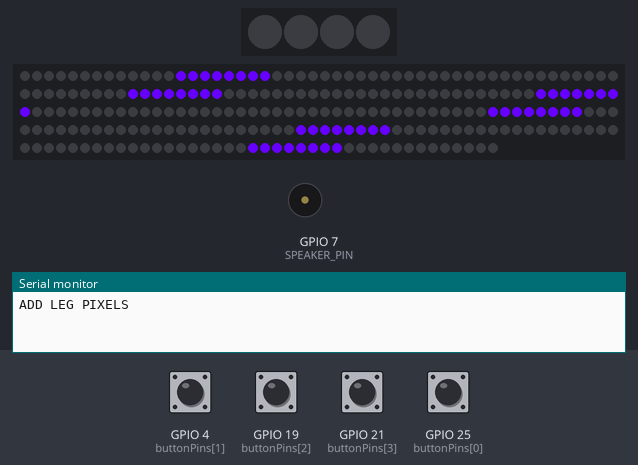
The sketch below on a simulated ESP32-S3. On the bench: 4 RGB LEDs in strip order, left to right, 240 RGB LEDs in strip order, left to right, continuing on the next row, buzzer (waves = sounding), the last lines printed to the serial monitor. The inputs (shaded band) are chosen by the test bench; at power-on: GPIO 4 (buttonPins[1]), GPIO 19 (buttonPins[2]), GPIO 21 (buttonPins[3]), GPIO 25 (buttonPins[0]) HIGH. Random numbers use the default seed unless the sketch sets one.

Above: at 1.29 s.
1.3 s: GPIO 4 (buttonPins[1]) pulled LOW for 0.15 s
At 1.47 s:
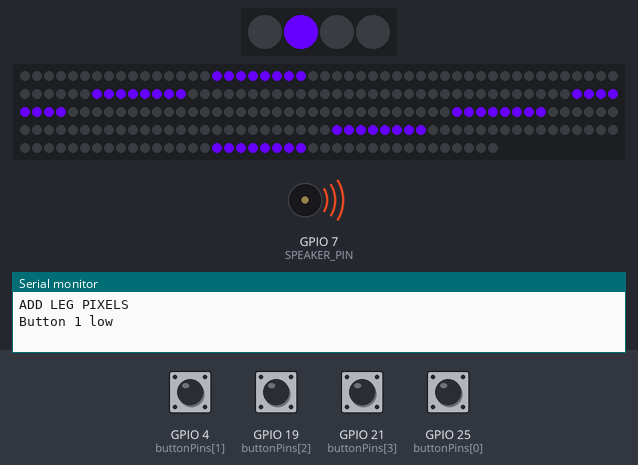
5.0 s: GPIO 19 (buttonPins[2]) pulled LOW for 0.15 s
At 5.21 s:
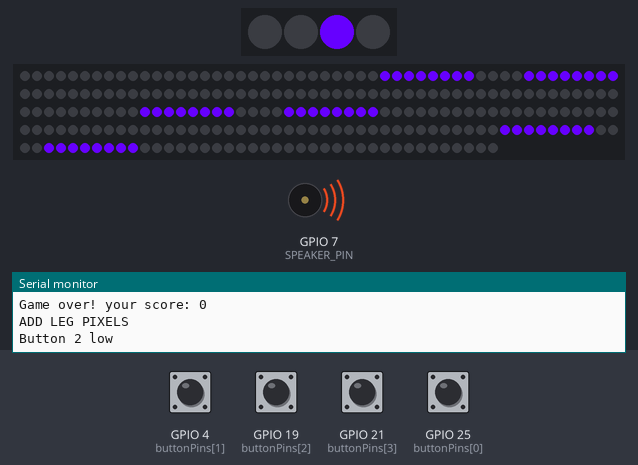
8.7 s: GPIO 21 (buttonPins[3]) pulled LOW for 1 s
At 9.09 s:
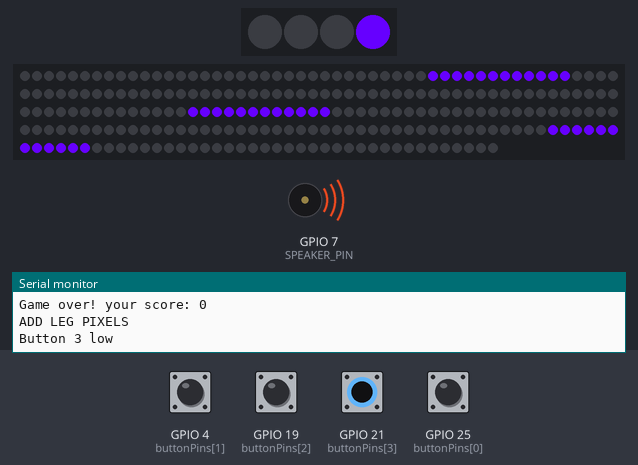
Timing chart, 0 to 14.1 s (numbered marks = the images above; inputs shaded):
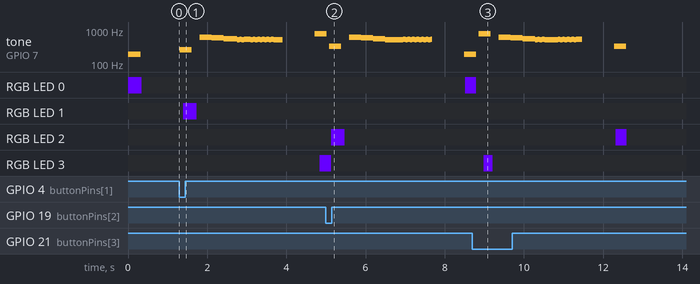

Measured:
- after the input at 1.3 s, tone on GPIO 7 (SPEAKER_PIN): plays 262 Hz for 0.31 s, 622 Hz for 0.30 s, 587 Hz for 0.30 s, 554 Hz for 0.35 s, 522 Hz for 0.06 s, 532 Hz for 0.06 s … (23 notes in this stretch), starting at once

The sketch:

simon.ino
```cpp
// Simon game code downloaded from https://goodarduinocode.com/projects/simon

#include "pitches.h"
#include <FastLED.h>

#define LED_PIN                   27   // ESP32 pin for the Simon game LEDs
#define NUM_LEDS                  4    // Number of Simon game LEDs
#define SPEAKER_PIN               7    // ESP32 pin for the Simon speaker

#define LED_PIN_LEG               33   // ESP32 pin for the input station leg LED strips
#define LED_COUNT_LEG             40   // Number of LEDs per 1 leg
#define NUM_LEG_COLUMNS           6    // Number of continuous LED columns wrapped around the leg
#define PIXELS_PER_INPUT          8    // Number of LED pixels that are emitted by one "input" down the leg
#define LED_ANIMATION_SPEED_LEG   50   // millisecond delay between leg pixel animation steps. Smaller number = faster animation

#define LED_ANIMATION_INTERVAL_MIN  2000  // millisecond minimum delay between random "inputs" down the leg
#define LED_ANIMATION_INTERVAL_MAX  5000  // millisecond maximum delay between random "inputs" down the leg

#define MAX_GAME_LENGTH           100    // Max number of turns in a Simon game


CRGB leds[NUM_LEDS];           // array of Simon game LEDs
uint32_t Purple = 0x6600ff;    // Purple color, used for both Simon and leg LEDs
uint32_t Black = 0x000000;     // Off color

// leg LED animation
CRGB legLeds[LED_COUNT_LEG * NUM_LEG_COLUMNS];
uint32_t pixels[LED_COUNT_LEG];

unsigned long interval, timeout;
unsigned long lastTick;
int queue = 0;

/* Constants - define ESP32 pin numbers for LEDs,
   buttons and speaker, and also the game tones: */
const int buttonPins[] = {25,4,19,21};
const int gameTones[] = { NOTE_G3, NOTE_C4, NOTE_E4, NOTE_G5};

/* Global variables - store the game state */
byte gameSequence[MAX_GAME_LENGTH] = {0};
byte gameIndex = 0;

// by default, tasks run on Core 1
// make 1 other task that will run on Core 2 for the leg LEDs
TaskHandle_t TaskLeds;

/**
   Set up the Arduino board and initialize Serial communication
*/
void setup() {
  Serial.begin(9600);
  FastLED.addLeds<WS2812, LED_PIN, GRB>(leds, NUM_LEDS);
  FastLED.addLeds<WS2812, LED_PIN_LEG, GRB>(legLeds, LED_COUNT_LEG * NUM_LEG_COLUMNS);
  FastLED.setBrightness(255);

  for ( byte i = 0; i < 4; i++) {
    pinMode(buttonPins[i], INPUT_PULLUP);
  }
  pinMode(SPEAKER_PIN, OUTPUT);
  // The following line primes the random number generator.
  // It assumes pin A0 is floating (disconnected):
  randomSeed(analogRead(26));

  xTaskCreatePinnedToCore(
      updateLegLeds,    /* Function to implement the task */
      "TaskLeds",       /* Name of the task */
      10000,            /* Stack size in words */
      NULL,             /* Task input parameter */
      0,                /* Priority of the task */
      &TaskLeds,        /* Task handle. */
      0);               /* Core where the task should run */
}

/**
   Lights the given LED and plays a suitable tone
*/
void lightLedAndPlayTone(byte ledIndex) {
  leds[ledIndex] = Purple;
  FastLED.show();
  tone(SPEAKER_PIN, gameTones[ledIndex]);
  delay(300);
  leds[ledIndex] = Black;
  FastLED.show();
  noTone(SPEAKER_PIN);
}

/**
   Plays the current sequence of notes that the user has to repeat
*/
void playSequence() {
  for (int i = 0; i < gameIndex; i++) {
    byte currentLed = gameSequence[i];
    lightLedAndPlayTone(currentLed);
    delay(50);
  }
}

/**
    Waits until the user pressed one of the buttons,
    and returns the index of that button
*/
byte readButtons() {
  while (true) {
    for (byte i = 0; i < 4; i++) {
      byte buttonPin = buttonPins[i];
      if (digitalRead(buttonPin) == LOW) {
        Serial.print("Button ");
        Serial.print(i);
        Serial.println(" low");
        return i;
      }
    }
    delay(1);
  }
}

/**
  Play the game over sequence, and report the game score
*/
void gameOver() {
  Serial.print("Game over! your score: ");
  Serial.println(gameIndex - 1);
  gameIndex = 0;
  delay(200);

  // Play a Wah-Wah-Wah-Wah sound
  tone(SPEAKER_PIN, NOTE_DS5);
  delay(300);
  tone(SPEAKER_PIN, NOTE_D5);
  delay(300);
  tone(SPEAKER_PIN, NOTE_CS5);
  delay(300);
  for (byte i = 0; i < 10; i++) {
    for (int pitch = -10; pitch <= 10; pitch++) {
      tone(SPEAKER_PIN, NOTE_C5 + pitch);
      delay(5);
    }
  }
  noTone(SPEAKER_PIN);
  delay(500);
}

/**
   Get the user's input and compare it with the expected sequence.
*/
bool checkUserSequence() {
  for (int i = 0; i < gameIndex; i++) {
    byte expectedButton = gameSequence[i];
    byte actualButton = readButtons();
    lightLedAndPlayTone(actualButton);
    if (expectedButton != actualButton) {
      return false;
    }
  }

  return true;
}

/**
   Plays a hooray sound whenever the user finishes a level
*/
void playLevelUpSound() {
  tone(SPEAKER_PIN, NOTE_E4);
  delay(150);
  tone(SPEAKER_PIN, NOTE_G4);
  delay(150);
  tone(SPEAKER_PIN, NOTE_E5);
  delay(150);
  tone(SPEAKER_PIN, NOTE_C5);
  delay(150);
  tone(SPEAKER_PIN, NOTE_D5);
  delay(150);
  tone(SPEAKER_PIN, NOTE_G5);
  delay(150);
  noTone(SPEAKER_PIN);
}

/**
   The main game loop
*/
void loop() {
  // Add a random color to the end of the sequence
  gameSequence[gameIndex] = random(0, 4);
  gameIndex++;
  if (gameIndex >= MAX_GAME_LENGTH) {
    gameIndex = MAX_GAME_LENGTH - 1;
  }
  playSequence();
  if (!checkUserSequence()) {
    gameOver();
  }

  delay(300);

  if (gameIndex > 0) {
    playLevelUpSound();
    delay(300);
  }
}

void updateLegLeds(void* pvParameters) {
  while(true) {
    if (millis() >= timeout) {
      Serial.println("ADD LEG PIXELS");
      queue += PIXELS_PER_INPUT;
      scheduleInputLeg();
    }

    delay(LED_ANIMATION_SPEED_LEG); // controls speed of animation

    if (queue > 0) {
      queue--;
      unshift(pixels, LED_COUNT_LEG, Purple); // push purple pixel
    } else {
      unshift(pixels, LED_COUNT_LEG, Black); // push dark pixel
    }

    for(int i = 0; i < NUM_LEG_COLUMNS; i++) {
      for(int j = 0; j < LED_COUNT_LEG; j++) {
        uint32_t newColor;
        if (i % 2 == 0) { // strips numbered top to bottom
          newColor = pixels[j];
        } else { // strips numbered bottom to top
          newColor = pixels[LED_COUNT_LEG - j - 1];
        }
        legLeds[i * LED_COUNT_LEG + j] = CRGB(newColor);
      }
    }

    FastLED.show();
  }
}

void scheduleInputLeg() {
  interval = random(LED_ANIMATION_INTERVAL_MIN, LED_ANIMATION_INTERVAL_MAX);
  timeout = millis() + interval;
}

void unshift(uint32_t arr[], int size, uint32_t newValue) {
  for (int j = size - 1; j > 0; j--) {
      arr[j] = arr[j - 1];
  }
  arr[0] = newValue;
}
```

pitches.h
```cpp
// Project downloaded from https://goodarduinocode.com/projects/simon

/**************************************************
   This file defines constants with the frequency
   of different musical notes.
 *************************************************/

#define NOTE_B0  31
#define NOTE_C1  33
#define NOTE_CS1 35
#define NOTE_D1  37
#define NOTE_DS1 39
#define NOTE_E1  41
#define NOTE_F1  44
#define NOTE_FS1 46
#define NOTE_G1  49
#define NOTE_GS1 52
#define NOTE_A1  55
#define NOTE_AS1 58
#define NOTE_B1  62
#define NOTE_C2  65
#define NOTE_CS2 69
#define NOTE_D2  73
#define NOTE_DS2 78
#define NOTE_E2  82
#define NOTE_F2  87
#define NOTE_FS2 93
#define NOTE_G2  98
#define NOTE_GS2 104
#define NOTE_A2  110
#define NOTE_AS2 117
#define NOTE_B2  123
#define NOTE_C3  131
#define NOTE_CS3 139
#define NOTE_D3  147
#define NOTE_DS3 156
#define NOTE_E3  165
#define NOTE_F3  175
#define NOTE_FS3 185
#define NOTE_G3  196
#define NOTE_GS3 208
#define NOTE_A3  220
#define NOTE_AS3 233
#define NOTE_B3  247
#define NOTE_C4  262
#define NOTE_CS4 277
#define NOTE_D4  294
#define NOTE_DS4 311
#define NOTE_E4  330
#define NOTE_F4  349
#define NOTE_FS4 370
#define NOTE_G4  392
#define NOTE_GS4 415
#define NOTE_A4  440
#define NOTE_AS4 466
#define NOTE_B4  494
#define NOTE_C5  523
#define NOTE_CS5 554
#define NOTE_D5  587
#define NOTE_DS5 622
#define NOTE_E5  659
#define NOTE_F5  698
#define NOTE_FS5 740
#define NOTE_G5  784
#define NOTE_GS5 831
#define NOTE_A5  880
#define NOTE_AS5 932
#define NOTE_B5  988
#define NOTE_C6  1047
#define NOTE_CS6 1109
#define NOTE_D6  1175
#define NOTE_DS6 1245
#define NOTE_E6  1319
#define NOTE_F6  1397
#define NOTE_FS6 1480
#define NOTE_G6  1568
#define NOTE_GS6 1661
#define NOTE_A6  1760
#define NOTE_AS6 1865
#define NOTE_B6  1976
#define NOTE_C7  2093
#define NOTE_CS7 2217
#define NOTE_D7  2349
#define NOTE_DS7 2489
#define NOTE_E7  2637
#define NOTE_F7  2794
#define NOTE_FS7 2960
#define NOTE_G7  3136
#define NOTE_GS7 3322
#define NOTE_A7  3520
#define NOTE_AS7 3729
#define NOTE_B7  3951
#define NOTE_C8  4186
#define NOTE_CS8 4435
#define NOTE_D8  4699
#define NOTE_DS8 4978
```
